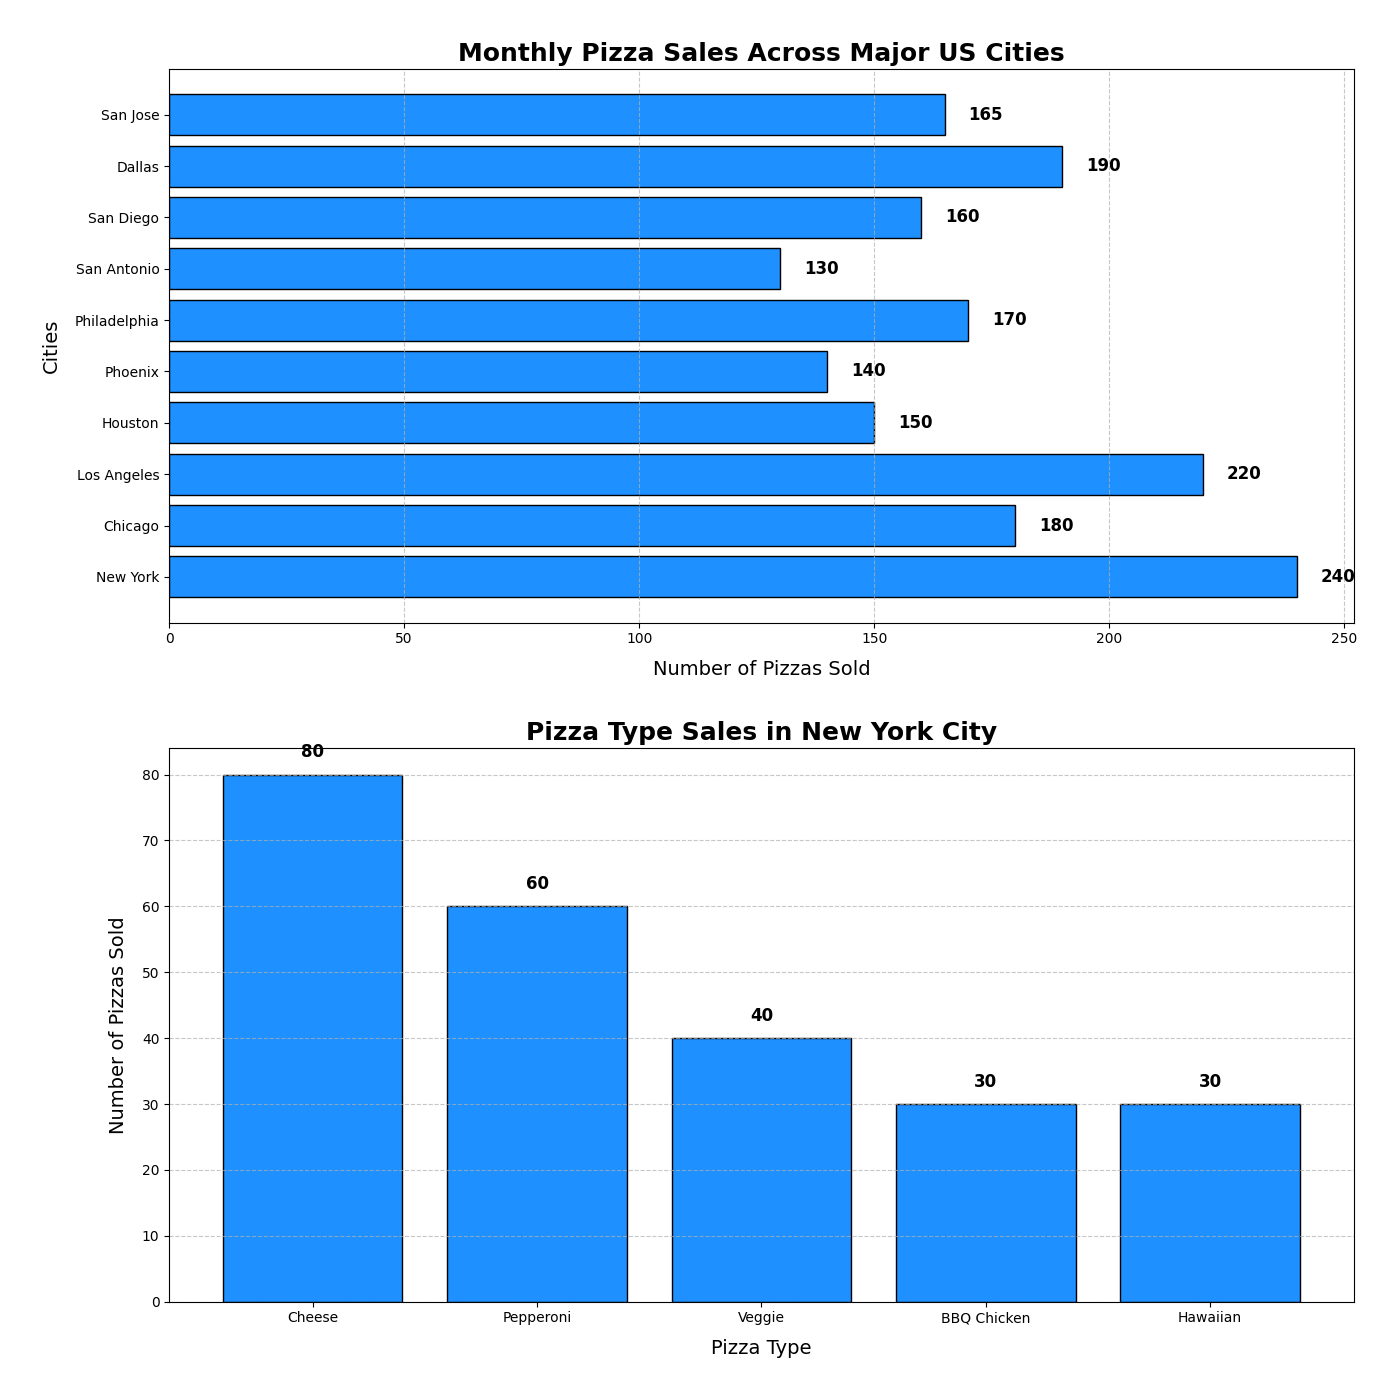

Generate this figure with Python:
import matplotlib.pyplot as plt
import numpy as np

cities = ['New York', 'Chicago', 'Los Angeles', 'Houston', 'Phoenix', 'Philadelphia', 'San Antonio', 'San Diego', 'Dallas', 'San Jose']
pizzas_sold = [240, 180, 220, 150, 140, 170, 130, 160, 190, 165]

types = ['Cheese', 'Pepperoni', 'Veggie', 'BBQ Chicken', 'Hawaiian']
type_data = {
    'New York': [80, 60, 40, 30, 30]
}

fig, (ax1, ax2) = plt.subplots(2, 1, figsize=(14, 14))

# Use the same color for both sets of data
bars1 = ax1.barh(cities, pizzas_sold, color='dodgerblue', edgecolor='black')
bars2 = ax2.bar(types, type_data['New York'], color='dodgerblue', edgecolor='black')

ax1.set_title('Monthly Pizza Sales Across Major US Cities', fontsize=18, fontweight='bold')
ax1.set_xlabel('Number of Pizzas Sold', fontsize=14, labelpad=10)
ax1.set_ylabel('Cities', fontsize=14, labelpad=10)

ax2.set_title('Pizza Type Sales in New York City', fontsize=18, fontweight='bold')
ax2.set_xlabel('Pizza Type', fontsize=14, labelpad=10)
ax2.set_ylabel('Number of Pizzas Sold', fontsize=14, labelpad=10)

ax1.grid(axis='x', linestyle='--', alpha=0.7)
ax2.grid(axis='y', linestyle='--', alpha=0.7)

for bar in bars1:
    width = bar.get_width()
    ax1.text(width + 5, bar.get_y() + bar.get_height() / 2, f'{width}', va='center', ha='left', fontsize=12, fontweight='bold')

for bar in bars2:
    height = bar.get_height()
    ax2.text(bar.get_x() + bar.get_width() / 2, height + 2, f'{height}', ha='center', va='bottom', fontsize=12, fontweight='bold')

plt.tight_layout(pad=3.0)
plt.show()
